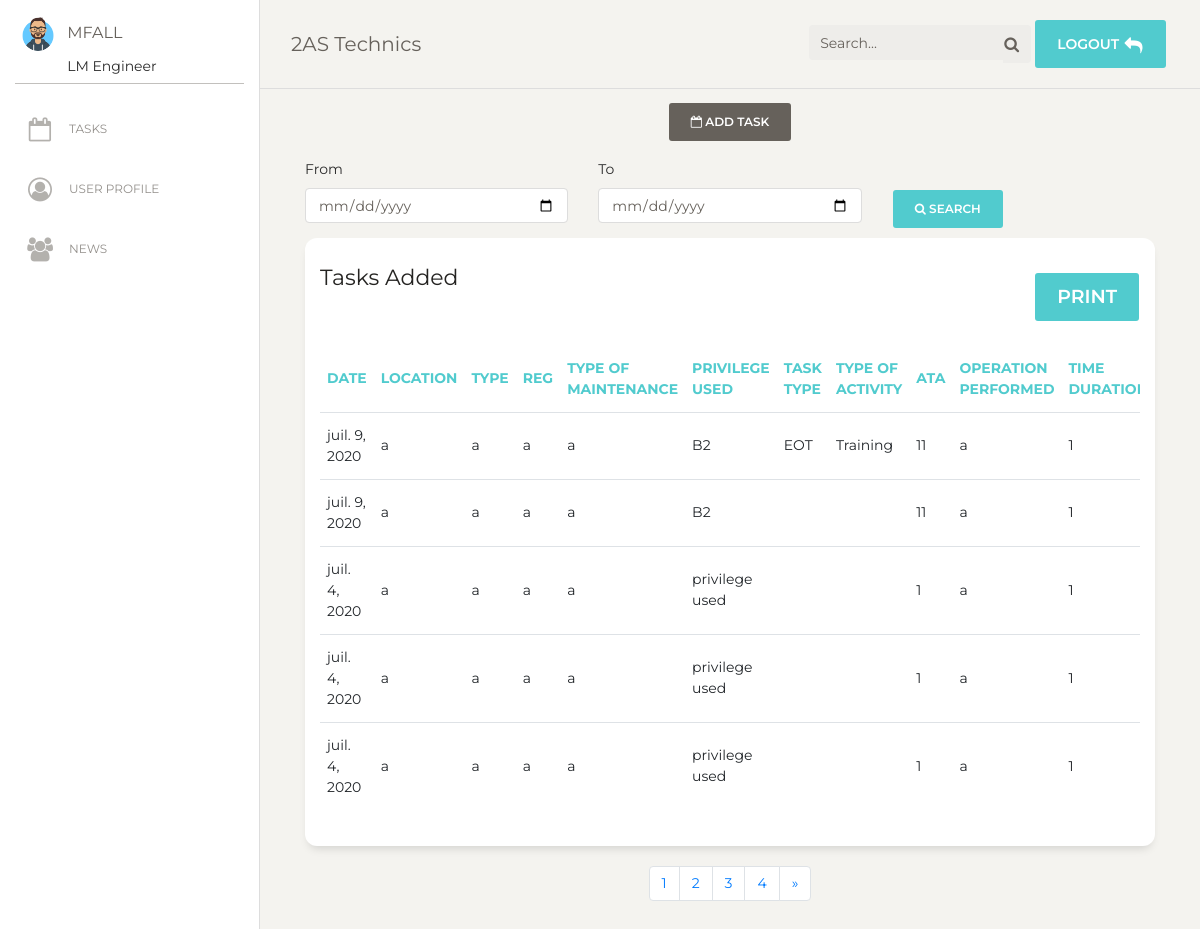
Page /tasks (signed in) on the committed database.
### comptes/models.py (models this page shows, shortened)
class Profil(models.Model):
    typecompte = (
        ('LM Engineer','lm engineer'),
        ('Quality Manager','quality manager')
    )
    user = models.ForeignKey(User,on_delete=models.CASCADE)
    image = models.ImageField(upload_to="users_profils/",null=True,blank=True)
    bio = models.TextField(null=True)
    licensenumber = models.CharField(max_length=300,null=True)
    dateofbirth = models.DateField(null=True)
    placeofbirth = models.CharField(max_length=300,null=True)
    address = models.CharField(max_length=300,null=True)
    profile = models.CharField(max_length=15,choices=typecompte)

### maintenance/models.py (models this page shows, shortened)
class maintenance(models.Model):
    privilegechoices = (
        ("B1","b1"),
        ("B2","b2")
    )
    date = models.DateField()
    location = models.CharField(max_length=300)
    actype = models.CharField(max_length=300)
    acregistration = models.CharField(max_length=250)
    typemaintenance = models.CharField(max_length=300)
    privilege = models.CharField(max_length=2,choices=privilegechoices,null=True)
    tasktype = models.ManyToManyField(TypeTasks,related_name="typetask",blank=True)
    activitytype = models.ManyToManyField(TypeActivities,related_name="typeact",blank=True)
    ata = models.IntegerField()
    operation = models.CharField(max_length=300)
    time = models.IntegerField()
    maintenanceref = models.CharField(max_length=300)
    remark = models.TextField(null=True)
    technicalrecorder = models.ForeignKey(User,on_delete=models.CASCADE)

class TypeTasks(models.Model):
    typetasks = (
        ('EOT','eot'),
        ('SGH','sgh'),
        ('R/I','r/i'),
        ('MFI','mfi'),
        ('TS','ts'),
        ('MOD','mod'),
        ('REP','rep'),
        ('INSP','isnp'),
        ('FOT','fot'),
        ('MEL','mel'),
    )
    singletask = models.CharField(max_length=100,choices=typetasks)
    def __str__(self):
        return self.singletask

class TypeActivities(models.Model):
    typeactivities = (
        ('Training','training'),
        ('Perform','perform'),
        ('Supervise','supervise'),
        ('CRS','crs')
    )
    singleactivity = models.CharField(max_length=15,choices=typeactivities)
    def __str__(self):
        return self.singleactivity

### maintenance/views.py (the view, shortened to what this page needs)
# urls.py: path('tasks',views.tasks_gestion,name="tasks"),
@login_required
def tasks_gestion(request):
    query = request.GET.get('q')
    profil = Profil.objects.get(user=request.user)
    tasks_list = maintenance.objects.filter(technicalrecorder=request.user).order_by('-id')
    datefrom = request.GET.get('from')
    dateto = request.GET.get('to')
    if dateto and datefrom:
        tasks_list = maintenance.objects.filter(date__lte=dateto,date__gte=datefrom,technicalrecorder=request.user)
    paginator = Paginator(tasks_list,5)
    page = request.GET.get('page')
    try:
        tasks = paginator.page(page)
    except PageNotAnInteger:
        tasks = paginator.page(1)
    except EmptyPage:
        tasks = paginator.page(paginator.num_pages)
    mytypetasks = TypeTasks.objects.all()
    mytypeactivities = TypeActivities.objects.all()
    adminSite = False
    if profil.profile == "Quality Manager":
        adminSite = True
    context = {
        'profil':profil,
        'adminSite':adminSite,
        'tasks':tasks,
        'mytypetasks':mytypetasks,
        'mytypeactivities':mytypeactivities,
    }
    return render(request,'maintenance/tasks.html',context)

### templates/maintenance/tasks.html (shortened to what this page needs)
{% extends 'maintenance/base.html' %}
{% block content %}
<div class="container mb-2">
    <div class="row justify-content-center">
        <button type="button" class="btn btn-blue" data-toggle="modal" data-target="#exampleModal">
        <i class="fa fa-calendar-o"></i> Add Task
        </button>
    </div>
</div>
<div class="container">
  <form method="GET">
  <div class="row">
      <div class="col">
      <label>From</label><br>
      <input type="date" class="form-control" placeholder="From" name="from">
      </div>
      <div class="col">
      <label>To</label><br>
      <input type="date" class="form-control" placeholder="To" name="to">
      </div>
      <div class="col">
      <br>
      <button type="submit" class="btn btn-primary"><i class="fa fa-search"></i> search</button>
  </div>
  </div>
  </form>
</div>
<div class="container">
    <div class="row">
        <div class="col-md-12">
            <div class="card">
              <div class="card-header">
                <h5 class="card-title"> Tasks Added <a href="{% url 'printtasks' %}" target="_blank" class="btn btn-primary float-right">Print</a></h5>
              </div>
              <div class="card-body">
                <div class="table-responsive">
                  <table class="table">
                    <thead class="text-primary">
                      <th>
                        Date
                      </th>
                      <th>
                        Location
                      </th>
                      <th>
                        Type
                      </th>
                      <th>
                        Reg
                      </th>
                      <th>Type of maintenance</th>
                      <th>Privilege used</th>
                      <th>Task Type</th>
                      <th>Type of activity</th>
                      <th>ATA</th>
                      <th>Operation performed</th>
                      <th>Time Duration</th>
                    </thead>
                    <tbody>
                    {% for t in tasks %}
                      <tr>
                        <td>
                          {{t.date}}
                        </td>
                        <td>
                          {{t.location}}
                        </td>
                        <td>
                          {{t.actype}}
                        </td>
                        <td>
                          {{t.acregistration}}
                        </td>
                        <td>
                            {{t.typemaintenance}}
                        </td>
                        <td>
                            {{t.privilege}}
                        </td>
                        <td>
                            {% for tp in t.tasktype.all %}{{tp}}<br/>{% endfor %}
                        </td>
                        <td>
                            {% for ta in t.activitytype.all %}{{ta}}<br/>{% endfor %}
                        </td>
                        <td>
                            {{t.ata}}
                        </td>
                        <td>
                            {{t.operation}}
                        </td>
                        <td>
                            {{t.time}}
                        </td>
                      </tr>
                      {% endfor %}
                    </tbody>
                  </table>
                </div>
              </div>
            </div>
          </div>
    </div>
</div>
<nav aria-label="Page navigation example mt-2">
    <ul class="pagination justify-content-center">
    {% for t in tasks.paginator.page_range %}
    {% if tasks.number == l  %}
    <li class="page-item active"><a class="page-link" href="?page={{t}}">{{t}}</a></li>
    {% else %}
    <li class="page-item"><a class="page-link" href="?page={{t}}">{{t}}</a></li>
    {% endif %}
     {% endfor %}
    {% if tasks.has_next %}
    <li class="page-item"><a class="page-link" href="?page={{ tasks.next_page_number }}">&raquo;</a></li>
    {% endif %}
    </ul>
  </nav>
{% endblock content %}

### templates/maintenance/base.html (shortened to what this page needs)
<!DOCTYPE html>
{% load static %}
<html lang="en">
<head>
  <link href="https://maxcdn.bootstrapcdn.com/font-awesome/latest/css/font-awesome.min.css" rel="stylesheet">
  <link href="{% static 'bootstrap/css/bootstrap.min.css'%}" rel="stylesheet" />
  <link href="{% static 'bootstrap/css/paper-dashboard.css' %}" rel="stylesheet" />
</head>
<body class="">
  <div class="wrapper ">
  {% if adminSite %}
    <div class="sidebar" data-color="blue" data-active-color="danger">
  {% else %}
    <div class="sidebar" data-color="white" data-active-color="primary">
  {% endif %}
      <div class="logo">
        <a href="{% url 'user_profil' %}" class="simple-text logo-mini">
          <div class="logo-image-small">
          {% if profil.image %}
            <img src="{{ profil.image.url }}" class="rounded-circle">
          {% else %}
            <img src="{% static 'images/default_avatar.png' %}" class="rounded-circle">
          {% endif %}
          </div>
        </a>
        <a href="{% url 'user_profil' %}" class="simple-text logo-normal">
          {{ request.user }}
        </a>
        <span>{{ profil.profile }}</span>
      </div>
      <div class="sidebar-wrapper">
        <ul class="nav">
        {% if not adminSite %}
          <li>
            <a href="{% url 'tasks' %}">
              <i class="fa fa-calendar-o"></i>
              <p>Tasks</p>
            </a>
          </li>
        {% endif %}
          <li>
            <a href="{% url 'user_profil' %}">
              <i class="fa fa-user-circle-o"></i>
              <p>User Profile</p>
            </a>
          </li>
          <li>
            <a href="{% url 'news' %}">
              <i class="fa fa-group"></i>
              <p>News</p>
            </a>
          </li>
        </ul>
      </div>
    </div>
    <div class="main-panel">
      <nav class="navbar navbar-expand-lg navbar-absolute fixed-top navbar-transparent">
        <div class="container-fluid">
          <div class="navbar-wrapper">
            <a class="navbar-brand" href="{% url 'home' %}">2AS Technics</a>
          </div>
          <div class="collapse navbar-collapse justify-content-end" id="navigation">
            <form method="GET">
              <div class="input-group no-border">
                <input type="text" class="form-control" placeholder="Search..." name="q">
                <div class="input-group-append">
                  <div class="input-group-text">
                    <i class="fa fa-search"></i>
                  </div>
                </div>
              </div>
            </form>
            <ul class="navbar-nav">
              <li class="nav-item">
              {% if adminSite %}
                <a class="nav-link btn btn-blue" href="{% url 'deconnexion' %}">
              {% else %}
                <a class="nav-link btn btn-primary" href="{% url 'deconnexion' %}">
              {% endif %}
                  <span>logout</span>
                  <i class="fa fa-reply"></i>
                </a>
              </li>
            </ul>
          </div>
        </div>
      </nav>
      <div class="content">
        {% block content %}
        {% endblock content %}
      </div>
  </div>
  </div>
</body>
</html>

### rows in the picture
Profil: profile "LM Engineer"
maintenance: date "juil. 9, 2020", location "a", actype "a", acregistration "a", typemaintenance "a", privilege "B2", ata "11", operation "a", time "1"
TypeTasks: singletask "EOT"
TypeActivities: singleactivity "Training"
maintenance: date "juil. 9, 2020", location "a", actype "a", acregistration "a", typemaintenance "a", privilege "B2", ata "11", operation "a", time "1"
maintenance: date "juil. 4, 2020", location "a", actype "a", acregistration "a", typemaintenance "a", privilege "privilege used", ata "1", operation "a", time "1"
maintenance: date "juil. 4, 2020", location "a", actype "a", acregistration "a", typemaintenance "a", privilege "privilege used", ata "1", operation "a", time "1"
maintenance: date "juil. 4, 2020", location "a", actype "a", acregistration "a", typemaintenance "a", privilege "privilege used", ata "1", operation "a", time "1"

### other values in the picture
{{ request.user }} "MFALL"
{{ t }} "1" "2" "3" "4"
